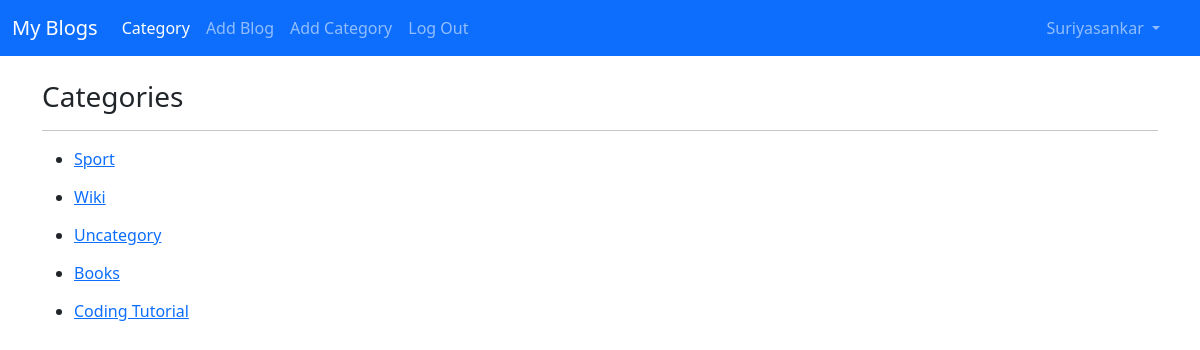
Page /category/ (signed in) on the committed database.
### user/models.py (models this page shows, shortened)
class Category(models.Model):
    name=models.CharField(max_length=255)
    def __str__(self):
        return self.name

### user/views.py (the view)
# urls.py: path('category/',CategoryListView.as_view(),name='categoryList'),
class CategoryListView(ListView):
    model = Category
    template_name='categorylist.html'

### user/templates/categorylist.html (shortened to what this page needs)
{% extends 'base.html'%}
{% block content%}
<!DOCTYPE html>
<html>
<head>
</head>
<body>
	<h3>Categories</h3>
	<hr>
{% for i in object_list %}
<ul>
	<li>
		<h6>
		 <a href="{% url 'category' i%}">
			{{i}}
		</a>
	</h6>
	</li>
</ul>
{% endfor %}
</body>
</html>
{% endblock %}

### user/templates/base.html (shortened to what this page needs)
<!doctype html>
<html lang="en">
  <head>
    <link href="https://cdn.jsdelivr.net/npm/bootstrap@5.2.1/dist/css/bootstrap.min.css" rel="stylesheet">
     <link href="https://cdn.jsdelivr.net/npm/bootstrap@5.2.1/dist/css/bootstrap.min.css" rel="stylesheet">
  </head>
  <body>
    <nav class="navbar navbar-expand-lg navbar-dark bg-primary">
      <div class="container-fluid">
        <a class="navbar-brand" href="{%url 'home' %}">My Blogs</a>
      <div class="collapse navbar-collapse" id="navbarSupportedContent">
        <ul class="navbar-nav mr-auto">
        <li class="nav-item">
            <a class="nav-link active" href="{% url 'categoryList'%}">Category</a>
          </li>
      {% if user.is_authenticated %}
          <li class="nav-item">
            <a class="nav-link" href="{% url 'add'%}">Add Blog</a>
          </li>
           <li class="nav-item">
            <a class="nav-link" href="{% url 'add_category'%}">Add Category</a>
          </li>
          <li class="nav-item">
            <a class="nav-link" href="{% url 'logout'%}">Log Out</a>
          </li>
      {% endif %}
        </ul>
       </div>
       <div style="padding-right: 20px;">
       {% if user.is_authenticated %}
       <ul class="navbar-nav ml-auto">
         <li class="nav-item dropdown">
        <a class="nav-link dropdown-toggle" href="#" id="navbarDropdownMenuLink" data-toggle="dropdown" aria-haspopup="true" aria-expanded="false">
          {{user.first_name}}
        </a>
        </div>
        {%endif%}
    </div>
</nav>
    <br>
    <div class="container">
      {% block content%}
      {% endblock %}
    </div>
  </body>
</html>

### rows in the picture
Category: name "Sport"
Category: name "Wiki"
Category: name "Uncategory"
Category: name "Books"
Category: name "Coding Tutorial"

### other values in the picture
{{ user.first_name }} "Suriyasankar"
